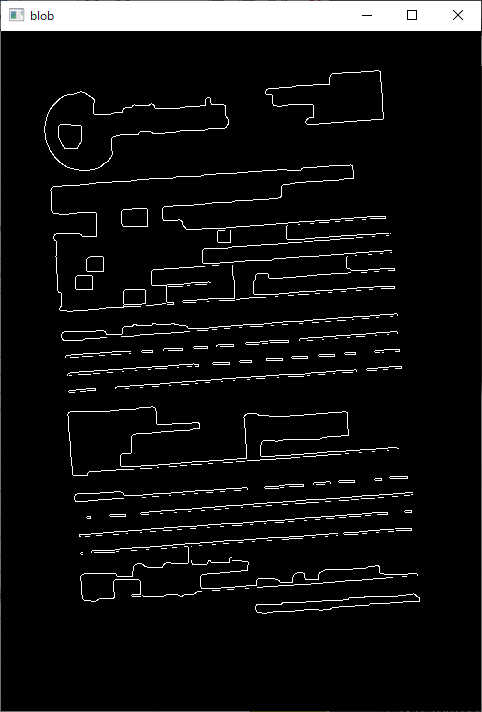
#> input picture Hough/images/blob.png, 482 x 712 px
$ python hough.py images/blob.png
#> lines starting #> are read from the running program, lines starting #| are printed output that depends on the picture; after the words box and inside, x2 and y2 are one past the last pixel; in counts of white or black regions, pixels touching at a corner belong together
### Hough/my_util.py
#!/usr/bin/env python
# 2022-06-03: Utlities functions for text region detections.

import itertools
import math
from sys import argv
import cv2
import numpy as np


def rad2deg(rad):
    ''' Radian to deg. '''
    return rad * 180 / math.pi


def deg2rad(deg):
    ''' Degree to radian. '''
    return deg * math.pi / 180


# [6 lines left out: function solid_color, not called in this run]


def make_blob(img, closing_iterations=1):
    '''
    Create a blob image from a scanned text.
    Returns a binarized gray-scale (text area white - foreground).
    '''
    # Convert to gray
    gray = cv2.cvtColor(img, cv2.COLOR_BGR2GRAY)

    # OpenCV's samples/cpp/squares.cpp (detection of squares) uses pyramid (I presume for noise reduction). I don't know it helps, though.
    gray = cv2.pyrDown(gray)                             # Halve by default
    gray = cv2.pyrUp(gray)                               # Double by default

    # Binarize (0, 255)
    _, edges = cv2.threshold(                            # Turn into binary image
        gray,                                            # Input grayscalae image
        128,                                             # Threhold. Ignored because OTSU is used.
        255,                                             # Maxval
        cv2.THRESH_BINARY_INV |  cv2.THRESH_OTSU         # Inverted to make the text area white (fg)
    )

    # Closing (dilate-erode) morph. (Empirically, for 13x13 kernel) once is enough.
    kernel = np.ones((13, 13), np.uint8)
    morphed = cv2.morphologyEx(edges, cv2.MORPH_CLOSE, kernel, iterations=closing_iterations)

    # Contour. squares.cpp says Canny helps detecting squares with gradient shades.
    canny = cv2.Canny(morphed, 50, 100)

    return canny


# [10 lines left out: function draw_axes, not called in this run]


def rotate(img, angle):
    ''' Rotate the image by the angle (radian) around the center of the image. Note that + for θ is "counter-clockwise". '''
    angle = rad2deg(angle)
    wh = tuple(reversed(img.shape[:2]))                  # (w, h). Not (rows, cols).
    center = [d//2for d in wh]
    matrix = cv2.getRotationMatrix2D(center, angle, 1.0) # angle in degree (counter-clockwise)
    rotated = cv2.warpAffine(img, matrix, wh)

    return rotated


# [12 lines that do not run on import are left out]

### Hough/hough.py
#!/usr/bin/env python
# 2022-06-02

import math
import sys
import cv2
import numpy as np
from my_util import rad2deg, make_blob, draw_axes, rotate

'''
Detect the orientation of a scanned document using the Hough Line Transformation, and straighten it.
'''

def hough(img):
    hough_lines = cv2.HoughLinesP(                       # The function returns a list of list of tuple[ [(x1, y1, x2, y2), .... ] ]
        img,                                             # Accepts a 8-bit, single channel binary image
        rho=1,                                           # Distance resolution (1 pix)
        theta=np.pi/180,                                 # Angle resolution (1 deg)
        threshold=50,                                    # a number of votes (intersections)
        minLineLength=20,
        maxLineGap=5
    )

    # Assume the text flows horizontally: Vertical and diagonal lines are ignored.
    lines = []
    threshold = 20 * math.pi / 180                       # Assume the horizontal line is less than 20 deg.
    for line in hough_lines:
        x1, y1, x2, y2 = line[0]

        # Calculate angle
        if x2 - x1 == 0:                                 # Vertical
            theta = math.pi / 2
        else:
            theta = math.atan((y2 - y1) / (x2 - x1))

        if math.fabs(theta) < threshold:
            lines.append((*line[0], theta))

    return lines                                         # Retruns a list of [(x1, y1, x2, y2, theta), ....]


def draw_lines(img, lines):
    for line in lines:
        x1, y1, x2, y2, theta = line
        if theta > 0:
            color = (255, 0, 0)
        else:
            color = (0, 0, 255)
        cv2.line(img, (x1, y1), (x2, y2), color, 1)

    return img


def get_tilt(lines):
    '''
    The angle (radian) is calculated intentionally based on the math cordinate (Y upwards).
    By rotating this angle, it adjusts the angle from the hough funciton.
    '''
    thetas = [elem[4] for elem in lines]
    mean = np.mean(thetas)
    std = np.std(thetas)
    return (mean, std)


if __name__ == '__main__':
    file = sys.argv[1]                                   # Specify your image file from the command line
    orig = cv2.imread(file)
#> orig is the input picture: shape (712, 482, 3); mean B, G, R 18.3, 18.3, 18.3
    cv2.imshow('orig', orig)

    blob = make_blob(orig)                               # Gray > threshold > morph > canny
#> in make_blob, `gray = cv2.pyrDown(gray)`:
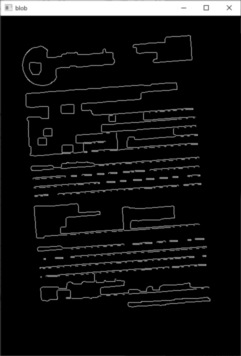
#> gray: shape (356, 241); min 0, max 255, mean 18.4
#> in make_blob, `gray = cv2.pyrUp(gray)`:
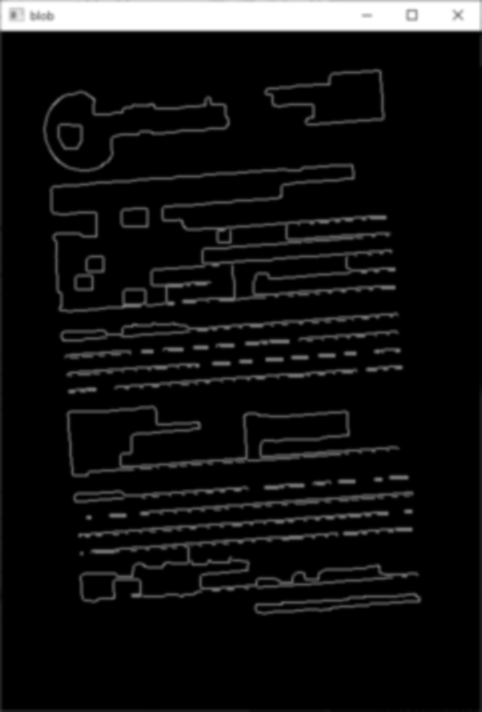
#> gray: shape (712, 482); min 0, max 255, mean 18.3
#> in make_blob, `_, edges = cv2.threshold(`:
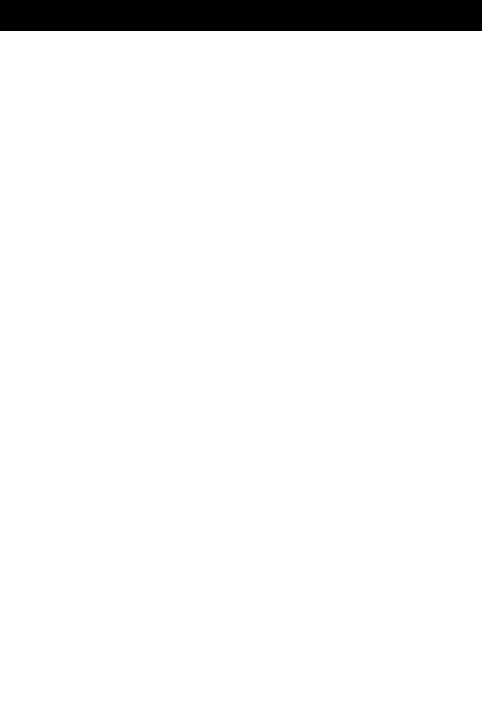
#> edges: shape (712, 482); 95.6% white; 1 black region, box (x1, y1, x2, y2) and area: (0, 0, 482, 31) 14942
#> in make_blob, `canny = cv2.Canny(morphed, 50, 100)`:
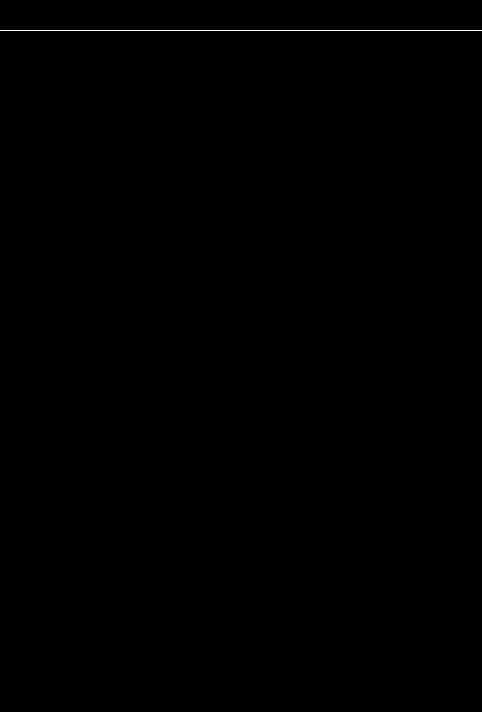
#> canny: shape (712, 482); 0.14% white in thin lines or dots, all inside (x1, y1, x2, y2) = (0, 30, 482, 31)
    cv2.imshow('blob', blob)
    lines = hough(blob)
#> in hough, `hough_lines = cv2.HoughLinesP(`: hough_lines = [[0, 30, 481, 30]]
#> the loop in hough, `for line in hough_lines:` made 1 pass
#> (x1, y1, x2, y2, theta) on pass 1: (0, 30, 481, 30, 0)
#> after the loop in hough, `for line in hough_lines:`: lines = [(0, 30, 481, 30, 0)]
#> lines = [(0, 30, 481, 30, 0)]
    mean, stdev = get_tilt(lines)
#> in get_tilt, `thetas = [elem[4] for elem in lines]`: thetas = [0]
#> in get_tilt, `mean = np.mean(thetas)`: mean = 0
#> mean = 0; stdev = 0
    print(f'Found {len(lines)} horizontal lines. {rad2deg(mean):.3f} ± {rad2deg(stdev):.3f} deg')
#| Found 1 horizontal lines. 0.000 ± 0.000 deg

    with_lines = draw_lines(orig, lines)
#> the loop in draw_lines, `for line in lines:` made 1 pass
#> (x1, y1, x2, y2, theta, color) on pass 1: (0, 30, 481, 30, 0, (0, 0, 255))
    rotated = rotate(with_lines, mean)
#> in rotate, `matrix = cv2.getRotationMatrix2D(center, angle, 1.0)`: matrix = [[1, 0, 0], [0, 1, 0]]
    cv2.imshow('rotated', rotated)

    cv2.waitKey()
    # End
